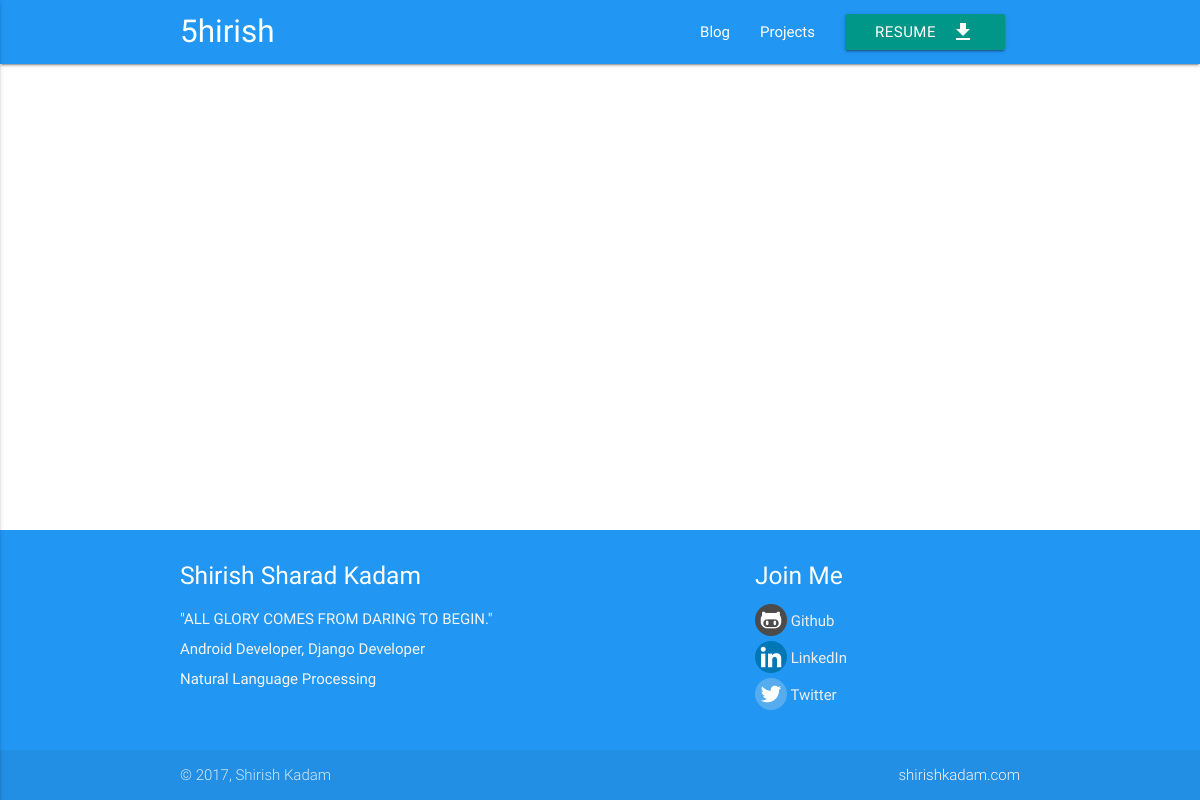
Page /projects/ on the earlier database version.
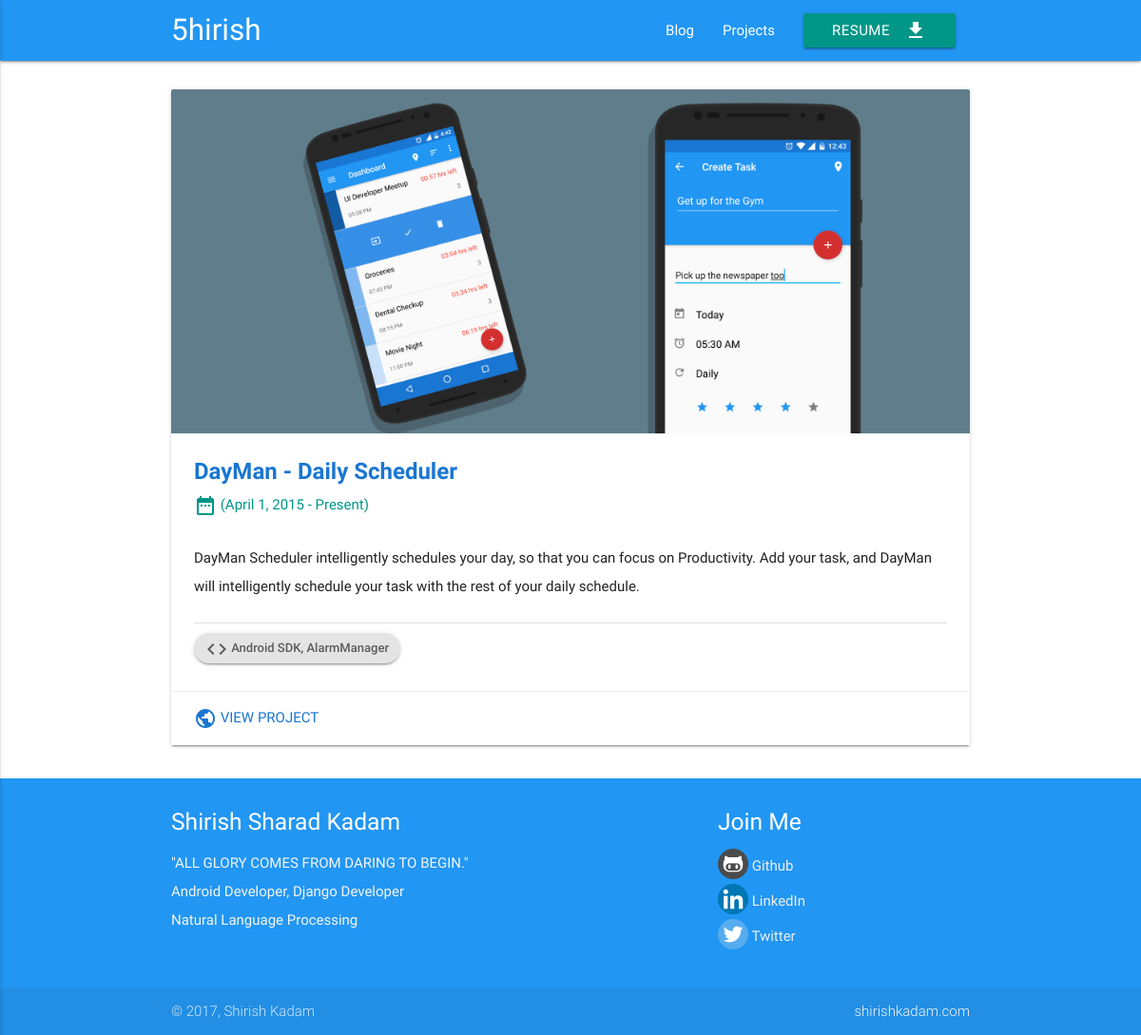
Same page on the later database version.
### projects/models.py (models this page shows)
class AddProject(models.Model):
    default_link = "https://github.com/5hirish"
    default_file = "proj_0.png"
    project_id = models.AutoField(primary_key=True, db_column='pId')
    project_title = models.CharField(max_length=120, null=False, db_column='Title')
    project_start = models.DateField(null=False, db_column='Start_Date')
    project_current = models.BooleanField(null=False, default=True, db_column='Current')
    project_end = models.DateField(default=datetime.date.today, null=False, db_column='End_Date')
    project_file = models.CharField(default=default_file, max_length=50, null=False, db_column='FileName')
    project_url = models.CharField(default=default_link, max_length=250, null=False, db_column='Link')
    project_tech = models.CharField(max_length=250, null=False, db_column='Tech')
    project_description = models.TextField(null=False, db_column='Description')
    class Meta:
        db_table = 'Projects'

### projects/views.py (the view)
def view_project(requests):
    projects = AddProject.objects.all()
    return render(requests, 'project.html', {'projects': projects})

### projects/templates/project.html (shortened to what this page needs)
{% extends 'base.html' %}
{% load static %}
{% block body %}
<div class="row">
    {% for project in projects %}
    <div class="col s12 m12 s12">
        <div class="card">
            <div class="card-image">
                <img src="{% get_static_prefix %}img/project/{{ project.project_file }}" class="materialboxed responsive-img">
            </div>
            <div class="card-content">
                <span class="card-title blue-text text-darken-2"><b>{{ project.project_title }}</b></span>
                {% if project.project_current == 1 %}
                    <h6 class="teal-text"><i class="material-icons teal-text">date_range</i> ({{ project.project_start }} - Present)</h6><br>
                {% else %}
                    <h6 class="teal-text"><i class="material-icons teal-text">date_range</i> ({{ project.project_start }} - {{ project.project_end }})</h6><br>
                {% endif %}
                <p> {{ project.project_description }} </p>
                <br>
                <div class="divider" style="margin-bottom: 10px"></div>
                <div class="chip hoverable z-depth-1"><i class="material-icons">code</i> {{ project.project_tech }}</div>
            </div>
            <div class="card-action">
                <a href="{{ project.project_url }}" target="_blank" class="blue-text text-darken-2"><i class="material-icons">public</i> View Project</a>
            </div>
        </div>
    </div>
    {% endfor %}
</div>
{% endblock %}

### templates/base.html (shortened to what this page needs)
{% load static %}
<!DOCTYPE html>
<html lang="en">
<head>
    <link type="text/css" rel="stylesheet" href="{% get_static_prefix %}css/materialize.min.css" media="screen,projection"/>
    <link href="{% get_static_prefix %}css/style.css" type="text/css" rel="stylesheet" media="screen,projection"/>
    <link href="{% get_static_prefix %}css/palette.css" type="text/css" rel="stylesheet" media="screen,projection"/>
</head>
<body>
<main>
    <nav class="default-primary-color" role="navigation">
        <div class="nav-wrapper container">
            <a id="logo-container" href="/" class="brand-logo white-text">5hirish</a>
            <ul class="right hide-on-med-and-down">
                <li><a href="https://shirishkadam.com/" target="_blank" class="white-text">Blog</a></li>
                <li><a href="/projects" class="white-text">Projects</a></li>
                <li><a class="waves-effect waves-light btn accent-color" href="/resume/download">Resume<i class="material-icons right">file_download</i></a></li>
            </ul>
        </div>
    </nav>
    <br>
    <div id="resume" class="container">
            {% block body%}
            {% endblock %}
    </div>
</main>
<footer class="page-footer default-primary-color">
    <div class="container">
        <div class="row">
            <div class="col l6 m12 s12">
                <h5 class="white-text">Shirish Sharad Kadam</h5>
                <p class="grey-text text-lighten-4">
                    "ALL GLORY COMES FROM DARING TO BEGIN."<br>
                    Android Developer, Django Developer<br>
                    Natural Language Processing
                </p>
            </div>
            <div class="col l4 offset-l2 s12">
                <h5 class="white-text">Join Me</h5>
                <ul>
                    <li><a class="grey-text text-lighten-3" href="https://github.com/5hirish"><img style="vertical-align:middle; margin-bottom:5px" src="{% get_static_prefix %}img/github.png"> Github</a></li>
                    <li><a class="grey-text text-lighten-3" href="https://www.linkedin.com/in/shirishkadam/"><img style="vertical-align:middle; margin-bottom:5px" src="{% get_static_prefix %}img/linkedin.png"> LinkedIn</a></li>
                    <li><a class="grey-text text-lighten-3" href="https://twitter.com/5hirish"><img style="vertical-align:middle; margin-bottom:5px" src="{% get_static_prefix %}img/twitter.png"> Twitter</a></li>
                </ul>
            </div>
        </div>
    </div>
    <div class="footer-copyright">
        <div class="container">
            © 2017, Shirish Kadam
            <a class="grey-text text-lighten-4 right" href="https://shirishkadam.com/" target="_blank">shirishkadam.com</a>
        </div>
    </div>
</footer>
</body>
</html>

### static/css/style.css (style rules this page uses)
nav ul a, nav .brand-logo { color: #444; }
body { display: flex; min-height: 100vh; flex-direction: column; }
main { flex: 1 0 auto; }
p { line-height: 2rem; }
.material-icons, .icon-text { vertical-align: middle; }
footer.page-footer { margin: 0; }

### static/css/palette.css (style rules this page uses)
.default-primary-color { background: #2196F3; }
.accent-color { background: #009688; }

Differences in the rows shown:
added AddProject: project_file (picture), project_title "DayMan - Daily Scheduler", project_start "April 1, 2015", project_description "DayMan Scheduler intelligently schedules your day, so that you can focus on Productivity. Add your task, and DayMan will intelligently schedule your task with the rest of your daily schedule.", project_tech "Android SDK, AlarmManager"
